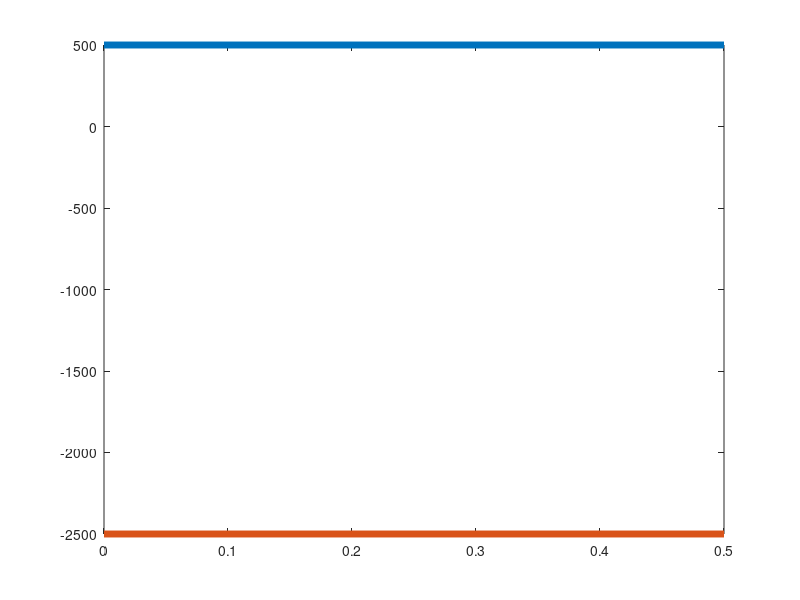

Write the MATLAB code that produced this figure.
Rf = 50;
Ri = 10;
t = 0:0.1:0.50;
vin = (ones(size(t))*500) ;    %We have assumed that a constant DC voltage 
vout = -(Rf/Ri).*vin;          %is supplied whose value is 500 and using
plot(t,vin,'linewidth',5)      %that value we get output voltage
hold on
plot(t,vout,'linewidth',5)